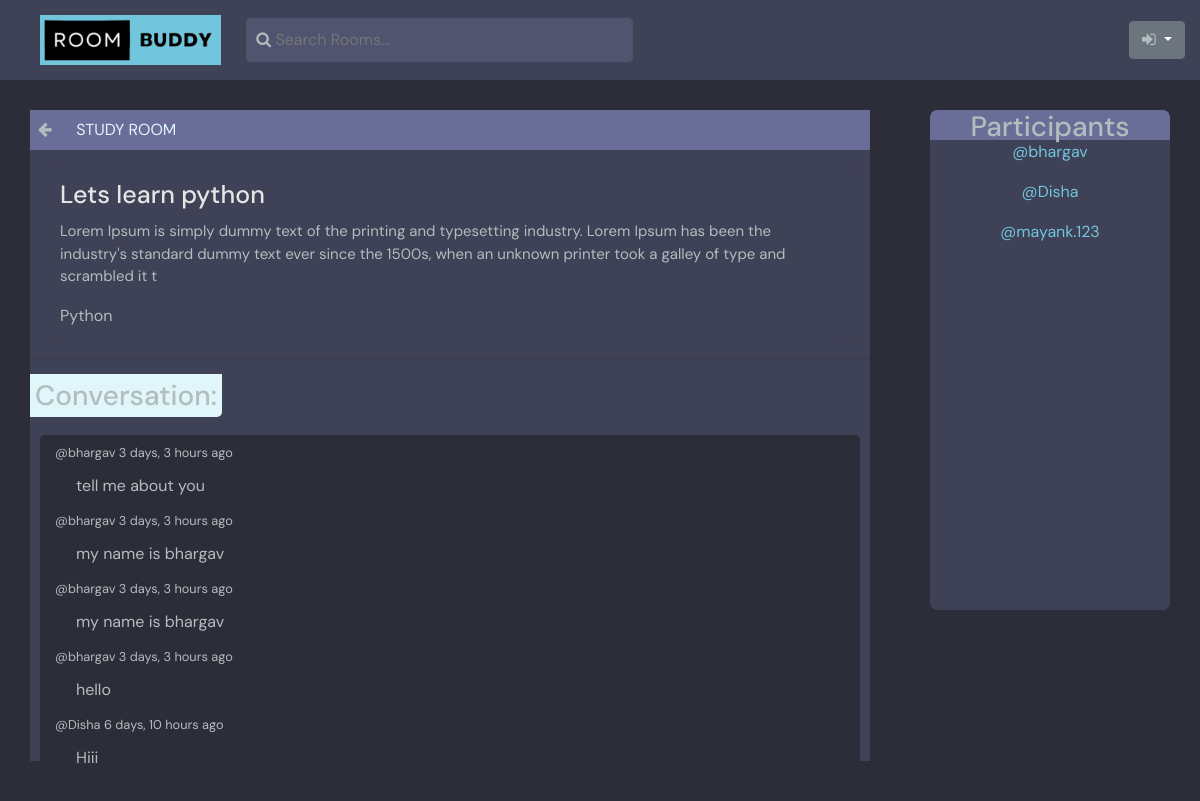
The page /room/1 on the database as committed earlier.
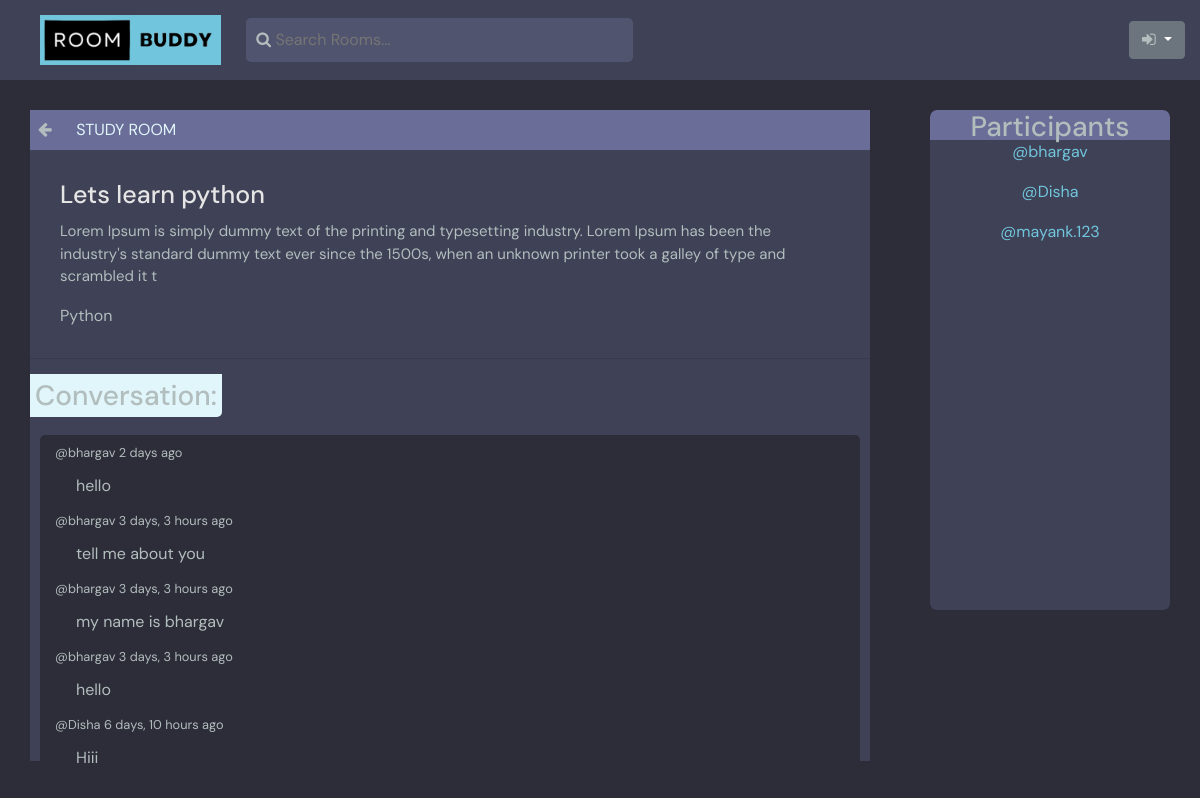
The same page on the database as committed later.
### polls/models.py (models this page shows, shortened)
class Room(models.Model):
    host = models.ForeignKey(User, on_delete=models.SET_NULL, null=True)
    topic = models.ForeignKey(Topic, on_delete=models.SET_NULL, null=True)
    name = models.CharField(max_length=200)
    description = models.TextField(null=True, blank=True)
    participants = models.ManyToManyField(User, related_name='participants', blank=True)
    updated = models.DateTimeField(auto_now=True)
    created = models.DateTimeField(auto_now_add=True)
    class Meta:
        ordering = ['-updated', '-created']

class Topic(models.Model):
    name = models.CharField(max_length=200)
    def __str__(self):
        return self.name

class Message(models.Model):
    user = models.ForeignKey(User, on_delete=models.CASCADE)
    room = models.ForeignKey(Room, on_delete=models.CASCADE)
    body = models.TextField()
    updated = models.DateTimeField(auto_now=True)
    created = models.DateTimeField(auto_now_add=True)
    class Meta:
        ordering = ['-updated', '-created']

### polls/views.py (the view, shortened to what this page needs)
# urls.py: path('room/<str:pk>', views.room, name="room"),
def room(request, pk):
    room = Room.objects.get(id=pk)
    messages = room.message_set.all().order_by('-created')
    participants = room.participants.all()
    context = {'room': room, 'room_messages' : messages, 'participants':  participants}
    return render(request, 'polls/room.html', context)

### polls/templates/polls/room.html (shortened to what this page needs)
    {% extends 'main.html' %}
    {% block content %}
    <div class="room-container">
        <div class="room-main">
            <div class="room-header">
                <a href="{% url 'home' %}"><i class="fa fa-arrow-left" aria-hidden="true"></i></a>
                <span style="color:#e1f6fb">STUDY ROOM</span>
            </div>
            <div class="room-content">
                <h1>{{room.name}}</h1>
                <p>{{room.description}}</p>
                <span>{{room.topic}}</span>
            </div>
            <hr>
            <div class="comment-wrapper">
                <h3>Conversation:</h3>
                <div class="msg-content">
                {% for message in room_messages %}
                    <div class="msg-head">
                        <div>
                            <small>@{{message.user}} {{message.created|timesince}} ago</small>
                        </div>
                    </div>
                        <p>{{message.body}}</p>
                    {% endfor %}
                </div>
            </div>
        </div>
        <div class="participants-con">
            <div class="participants-head">
                <h3>Participants</h3>
            </div>
            {% for user in participants %}
                <div>
                    <p><a href="{% url 'user-profile' user.id %}">@{{user.username}}</a></p>
            {% empty %}
                    <p>--No Participants--</p>
                </div>
            {%endfor%}
        </div>
    </div>
    {% endblock %}

### templates/main.html (shortened to what this page needs)
<!DOCTYPE html>
{% load static %}
<html lang="en">
<head>
    <link rel="stylesheet" type="text/css" media="screen" href="{% static 'polls/style/main.css' %}">
</head>
<body>
  {% include 'navbar.html' %}
  {% block content %}
  {% endblock %}
</body>
</html>

### templates/navbar.html (shortened to what this page needs)
{% load static %}
<link rel="stylesheet" href="https://cdn.jsdelivr.net/npm/bootstrap@4.0.0/dist/css/bootstrap.min.css">
<link rel="stylesheet" type="text/css" media="screen" href="{% static 'polls/style/main.css' %}">
<link rel="stylesheet" href="https://cdnjs.cloudflare.com/ajax/libs/font-awesome/4.7.0/css/font-awesome.min.css">
<div class="main-con">
    <a href="/">
    <a href="{% url 'home' %}"><img src="{% static 'polls/images/logo.png' %}" alt="studdybud"></a>
  </a>
  <form action="{% url 'home' %}">
    <i class="fa fa-search" aria-hidden="true"></i>
    <input type="text"  name="q" placeholder="Search Rooms..."/>
  </form>
<div class="dropdown login">
  <button class="btn btn-secondary dropdown-toggle" type="button" id="dropdownMenuButton" data-toggle="dropdown" aria-haspopup="true" aria-expanded="false">
    {% if request.user.is_authenticated %}
      <i class="fa fa-user" aria-hidden="true"></i> {{request.user.username}}
    {% else %}
      <i class="fa fa-sign-in" aria-hidden="true"></i>
    {% endif %}
  </button>
</div>
</div>

### polls/static/polls/style/main.css (style rules this page uses)
:root { --color-main: #71c6dd; --color-main-light: #e1f6fb; --color-dark: #3f4156; --color-dark-medium: #51546e; --color-dark-light: #696d97; --color-light: #e5e5e5; --color-gray: #8b8b8b; --color-light-gray: #b2bdbd; --color-bg: #2d2d39; --color-success: #5dd693; --color-error: #fc4b0b; }
* { font-family: "DM Sans", -apple-system, BlinkMacSystemFont, "Segoe UI", Roboto, Oxygen, Ubuntu, Cantarell, "Open Sans", "Helvetica Neue", sans-serif; margin: 0; padding: 0; box-sizing: border-box; text-rendering: optimizeLegibility; font-size: inherit; color: var(--color-light-gray); }
body { background-color: var(--color-bg); }
a { display: inline-block; color: var(--color-main); text-decoration: none!important; }
.main-con { display: flex; justify-content: flex-start; align-items: center; background-color: var(--color-dark); height: 5rem; }
.main-con a img { position: relative; margin-left: auto; height: 50px; margin-right: 25px; margin-left: 40px; background-color: var(--color-main); }
.main-con .login { margin-left: auto; position: relative; margin-right: 15px; }
.main-con form { padding: 10px; border: 0; border-radius: 5px; background-color: var(--color-dark-medium); }
.main-con form input { padding-right: 10rem; border: 0; border-radius: 5px; background-color: var(--color-dark-medium); }
hr { margin-top: 15px; margin-bottom: 15px; }
.room-content { background-color: var(--color-dark); padding: 15px; border-radius: 10px; }
.room-content p { margin-top: 10px; color: var(--color-main-light); font-size: 15px; }
.room-main { background-color: var(--color-dark); height: 90%; margin: 30px; }
.room-header { background-color: var(--color-dark-light); }
.room-header a { width: 5%; padding: 8px; border-radius: 5px; }
.room-content { margin: 15px; }
.room-content h1 { font-size: 25px; color: var(--color-light); }
.room-content p { color:var(--color-light-gray); }
.comment-wrapper { height: 400px; overflow-x: hidden; overflow-y: auto; }
.comment-wrapper h3 { display: inline-block; background-color: var(--color-main-light); padding: 5px; border-bottom-right-radius: 5px; }
.msg-content { background-color: var(--color-bg); margin: 10px; border-radius: 5px; color: var(--color-light-gray); }
.msg-content * { margin: 5px; }
.msg-head { display: flex; justify-content: space-between; }
.msg-content p { width: 95%; margin-left: auto; margin-bottom: 5px; }
.participants-con { background-color: var(--color-dark); margin: 30px; border-radius: 7px; height: 500px; text-align: center; overflow-x: hidden; overflow-y: auto; }
.participants-head { background-color: var(--color-dark-light); border-top-left-radius: 7px; border-top-right-radius: 7px; height: 30px; }

### polls/templates/polls/room.html (style rules this page uses)
.room-container { display: grid; grid-template-columns: 3fr 1fr; }

Rows that differ between the two databases and show on the page:
removed Message: user "bhargav", created "3 days, 3 hours", body "my name is bhargav"
added Message: user "bhargav", created "2 days", body "hello"
